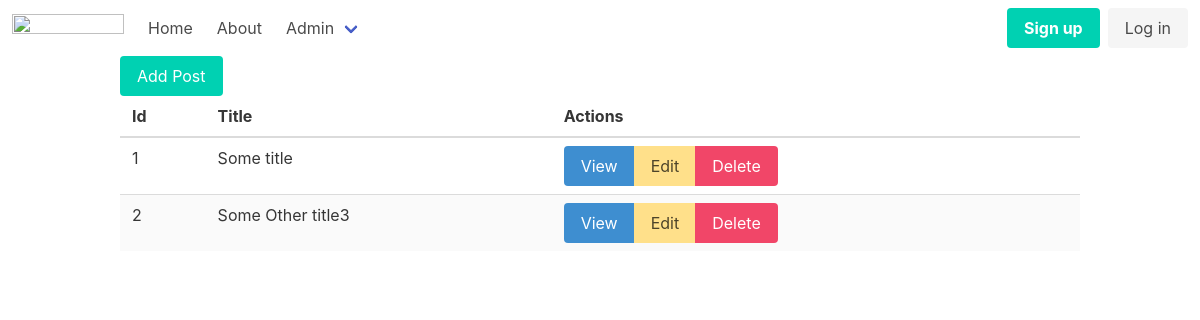
Screenshot of /admin/posts with the database file from the repository.
### tables this page shows
CREATE TABLE posts
(
    id    integer
        constraint posts_pk
            primary key autoincrement,
    title text not null,
    body  text
);

### src/Router.php (called while the page is built, shortened)
<?php
class Router {
    static $routes = [];
    private $path;
    private $method;
    public function __construct($path, $method){
        $this->path = parse_url($path, PHP_URL_PATH);
        $this->method = $method;
    }
    public function match(){
        foreach(self::$routes as $route){
            if($route['path'] === $this->path && $route['method'] === $this->method){
                return $route;
            }
        }
        return false;
    }
    public static function addRoutes($method, $path, $action){
        self::$routes[] = [
            'method' => $method,
            'path' => $path,
            'action' => $action
        ];
    }
}

### helpers.php (called while the page is built)
<?php
function view($viewName, $variables=[]){
    extract($variables);
    include __DIR__ . "/views/$viewName.php";
}

### src/Controllers/PostsController.php (called while the page is built, shortened)
<?php
class PostsController {
    public function index(){
        $posts = Post::all();
        view('posts/index', compact('posts'));
    }
}

### src/DB.php (called while the page is built, shortened)
<?php
class DB {
    private $conn;
    public function __construct() {
        try {
            $this->conn = new PDO("sqlite:db.sqlite");
            $this->conn->setAttribute(PDO::ATTR_ERRMODE, PDO::ERRMODE_EXCEPTION);
        } catch(PDOException $e) {
            echo "Connection failed: " . $e->getMessage();
        }
    }
    public function all($table, $class){
        $stmt = $this->conn->prepare("SELECT * FROM $table");
        $stmt->execute();
        $stmt->setFetchMode(PDO::FETCH_CLASS, $class);
        return $stmt->fetchAll();
    }
}

### src/Models/Model.php (called while the page is built, shortened)
<?php
class Model {
    static $table;
    public static function all(){
        $db = new DB();
        return $db->all(static::$table, static::class);
    }
}

### views/posts/index.php (the view)
<?php include __DIR__ . '/../partials/header.php' ?>
<div class="container">
    <a class="button is-primary" href="/admin/posts/new">Add Post</a>
    <table class="table is-fullwidth is-striped">
        <thead>
            <th>Id</th>
            <th>Title</th>
            <th>Actions</th>
        </thead>
        <tbody>
            <?php foreach($posts as $post): ?>
                <tr>
                    <td><?=$post->id?></td>
                    <td><?=$post->title?></td>
                    <td>
                        <div class="buttons has-addons">
                            <a class="button is-info" href="/admin/posts/view?id=<?=$post->id?>">View</a>
                            <a class="button is-warning" href="/admin/posts/edit?id=<?=$post->id?>">Edit</a>
                            <a class="button is-danger" href="/admin/posts/delete?id=<?=$post->id?>">Delete</a>
                        </div>
                    </td>
                </tr>
            <?php endforeach; ?>
        </tbody>
    </table>
</div>
<?php include __DIR__ . '/../partials/footer.php' ?>

### public/index.php (shortened to what this page needs)
<?php
spl_autoload_register(function ($class) {
    $class = substr($class, 4);
});
include __DIR__ . '/../helpers.php';
try {
    $router = new App\Router($_SERVER['REQUEST_URI'], $_SERVER['REQUEST_METHOD']);
    $match = $router->match();
    if($match){
        if(is_callable($match['action'])){
            call_user_func($match['action']);
        } elseif(is_array($match['action']) && count($match['action']) === 2){
            $controller = new $class();
            $method = $match['action'][1];
            $controller->$method();
        } else {
        }
    } else {
        throw new NotFoundException();
    }
} catch(NotFoundException $e) {
    http_response_code(404);
    view('404');
}

### views/partials/header.php (shortened to what this page needs)
<!DOCTYPE html>
<html lang="en">
<head>
    <link rel="stylesheet" href="https://cdn.jsdelivr.net/npm/bulma@0.9.4/css/bulma.min.css">
</head>
<body>
    <?php include __DIR__ . '/nav.php' ?>

### views/partials/nav.php (shortened to what this page needs)
<nav class="navbar" role="navigation" aria-label="main navigation">
    <div class="navbar-brand">
        <a class="navbar-item" href="https://bulma.io">
            <img src="https://bulma.io/images/bulma-logo.png" width="112" height="28">
        </a>
    </div>
    <div id="navbarBasicExample" class="navbar-menu">
        <div class="navbar-start">
            <a class="navbar-item" href="/">
                Home
            </a>
            <a class="navbar-item" href="/about">
                About
            </a>
            <div class="navbar-item has-dropdown is-hoverable">
                <a class="navbar-link">
                    Admin
                </a>
            </div>
        </div>
        <div class="navbar-end">
            <div class="navbar-item">
                <div class="buttons">
                    <a class="button is-primary">
                        <strong>Sign up</strong>
                    </a>
                    <a class="button is-light">
                        Log in
                    </a>
                </div>
            </div>
        </div>
    </div>
</nav>

### rows the page displays
posts: id "1", title "Some title"
posts: id "2", title "Some Other title3"
